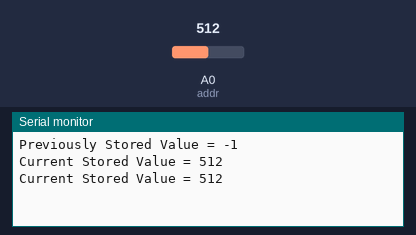
Simulated run of this sketch. Board: Arduino Uno, built with avr-gcc and run on an emulated ATmega328P. Shown: the last lines printed to the serial monitor. Inputs (shaded band) come from the test bench; at power-on: A0 (addr) = 512. EEPROM starts erased.

Above: at 2.8 s.
2.9 s: A0 (addr) set to 716
At 5.1 s:
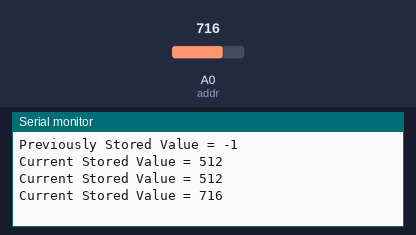
5.6 s: A0 (addr) set to 900
At 6.8 s:
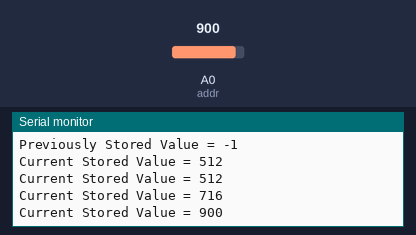
Timing chart, 0 to 8.6 s (numbered marks = the images above; inputs shaded):
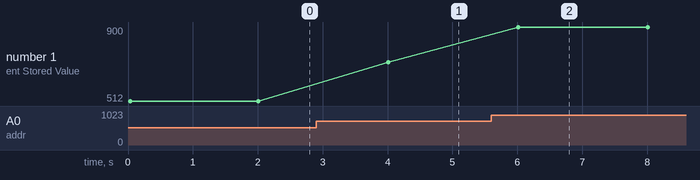

Measured:
- after the input at 2.9 s, the serial monitor: prints a new line after 1.1 s (image 1)
- after the input at 5.6 s, the serial monitor: prints a new line after 0.41 s (image 2)
- plotted number 1: 512 → 716 after the input at 2.9 s, 716 → 900 after the input at 5.6 s

The sketch:

e2prom-read-n-write-program.ino
```cpp
/*#include <EEPROM.h>
int addr = A0;

void setup() {
  pinMode(addr, INPUT);
}
void loop() {
  int val = analogRead(A0) / 4;

  EEPROM.write(addr, val);

  addr = addr + 1;
  if(addr == EEPROM.length()) {
    addr = 0;
  }
  delay(100);
}*/

/*#include <EEPROM.h>

int addr = 0;   // EEPROM address
byte value;

void setup() {

  Serial.begin(9600);

  while (!Serial) {
    // Wait for Serial Monitor
  }
}

void loop() {

  // Read EEPROM value
  value = EEPROM.read(addr);

  // Print address and value
  Serial.print(addr);
  Serial.print("\t");
  Serial.print(value, DEC);
  Serial.println();

  // Increment address
  addr = addr + 1;

  // Reset address after maximum EEPROM size
  if (addr == EEPROM.length()) {

    addr = 0;
  }

  delay(500);
}*/


#include <EEPROM.h>

int address = 0;
int addr = A0;

int sensorValue;
int storedValue;

void setup() {

  Serial.begin(9600);

  // Read old stored value
  EEPROM.get(address, storedValue);

  Serial.print("Previously Stored Value = ");
  Serial.println(storedValue);
}

void loop() {

  // Read preset value
  sensorValue = analogRead(addr);

  // Store into EEPROM
  EEPROM.put(address, sensorValue);

  Serial.print("Current Stored Value = ");
  Serial.println(sensorValue);

  delay(2000);
}
```
